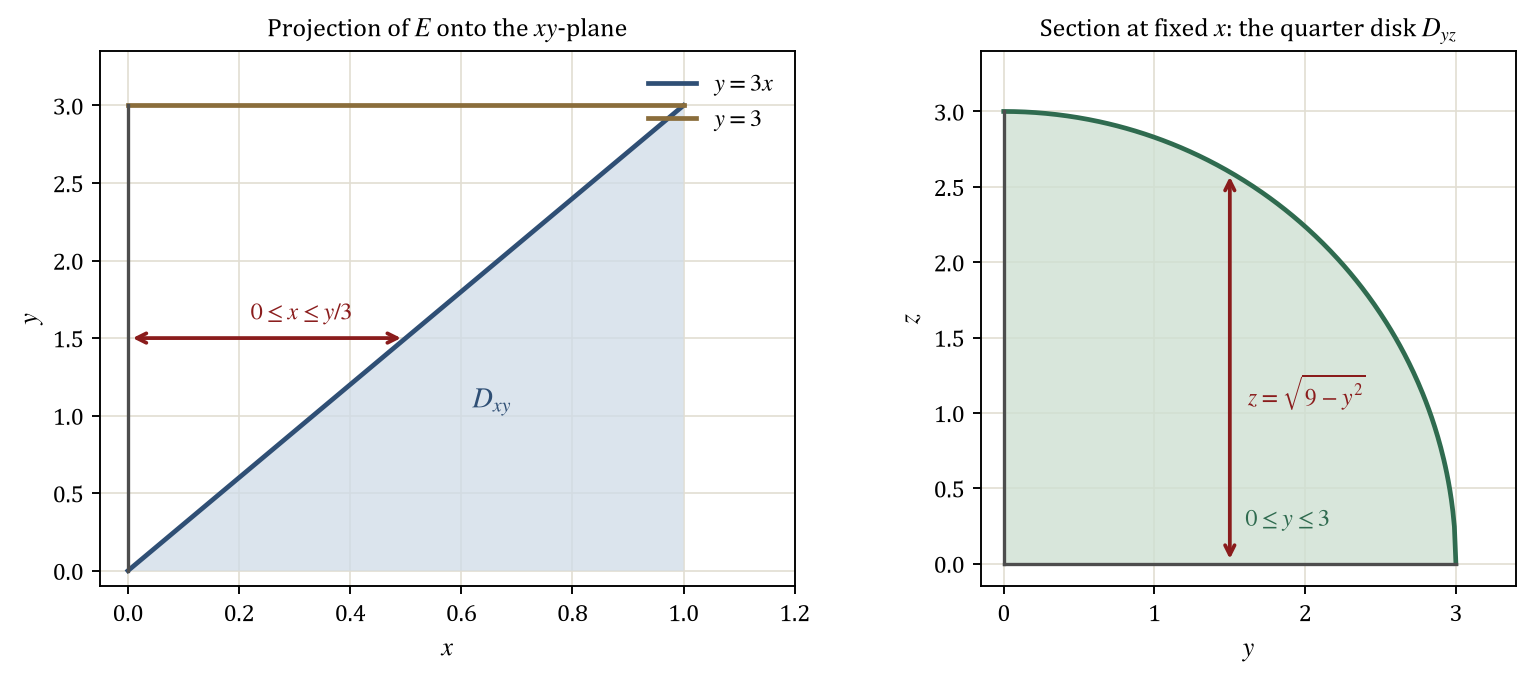

Write Python code to recreate this figure.
"""Draw the two projections that fix the limits of the integral.

The left panel shows the projection of E onto the xy-plane, a triangle bounded
by y = 3*x and y = 3. The right panel shows the quarter disk that the cylinder
cuts from the yz-plane with the z-range of one vertical slab.
"""

import base64

import matplotlib
import numpy as np

matplotlib.use("Agg")
import matplotlib.pyplot as plt

plt.rcParams.update({
    "font.family": "serif",
    "font.serif": ["Cambria", "Times New Roman", "DejaVu Serif"],
    "mathtext.fontset": "stix",
    "font.size": 10,
    "axes.labelsize": 11,
    "axes.titlesize": 11,
})

figure, (left_axes, right_axes) = plt.subplots(1, 2, figsize=(9.6, 4.1))

# Left panel: the triangle 0 <= y <= 3, 0 <= x <= y/3.
y_values = np.linspace(0.0, 3.0, 200)
left_axes.fill_between(y_values / 3.0, y_values, 0.0, color="#cfdbe8", alpha=0.75,
                       edgecolor="none")
left_axes.plot(y_values / 3.0, y_values, color="#2f4f75", linewidth=2.0,
               label=r"$y=3x$")
left_axes.plot([0.0, 1.0], [3.0, 3.0], color="#8a6d3b", linewidth=2.0,
               label=r"$y=3$")
left_axes.plot([0.0, 0.0], [0.0, 3.0], color="#4d4d4d", linewidth=1.4)
left_axes.annotate("", xy=(0.5, 1.5), xytext=(0.0, 1.5),
                   arrowprops={"arrowstyle": "<->", "color": "#8a1c1c", "lw": 1.6})
left_axes.text(0.22, 1.62, r"$0\leq x\leq y/3$", color="#8a1c1c", fontsize=10)
left_axes.text(0.62, 1.05, r"$D_{xy}$", color="#2f4f75", fontsize=12)
left_axes.set_xlim(-0.05, 1.2)
left_axes.set_ylim(-0.1, 3.35)
left_axes.set_xlabel(r"$x$")
left_axes.set_ylabel(r"$y$")
left_axes.set_title(r"Projection of $E$ onto the $xy$-plane")
left_axes.legend(loc="upper right", frameon=False, fontsize=10)
left_axes.grid(color="#e2ded2", linewidth=0.7)
left_axes.set_axisbelow(True)

# Right panel: the quarter disk 0 <= y <= 3, 0 <= z <= sqrt(9 - y**2).
y_grid = np.linspace(0.0, 3.0, 300)
z_top = np.sqrt(np.maximum(9.0 - y_grid**2, 0.0))
right_axes.fill_between(y_grid, z_top, 0.0, color="#cfe0d2", alpha=0.8,
                        edgecolor="none")
right_axes.plot(y_grid, z_top, color="#2f6b4f", linewidth=2.0,
                label=r"$z=\sqrt{9-y^{2}}$")
right_axes.plot([0.0, 3.0], [0.0, 0.0], color="#4d4d4d", linewidth=1.4)
right_axes.plot([0.0, 0.0], [0.0, 3.0], color="#4d4d4d", linewidth=1.4)
right_axes.annotate("", xy=(1.5, np.sqrt(9.0 - 1.5**2)), xytext=(1.5, 0.0),
                    arrowprops={"arrowstyle": "<->", "color": "#8a1c1c", "lw": 1.6})
right_axes.text(1.62, 1.05, r"$z=\sqrt{9-y^{2}}$", color="#8a1c1c", fontsize=10)
right_axes.text(1.6, 0.25, r"$0\leq y\leq 3$", color="#2f6b4f", fontsize=10)
right_axes.set_xlim(-0.15, 3.4)
right_axes.set_ylim(-0.15, 3.4)
right_axes.set_aspect("equal")
right_axes.set_xlabel(r"$y$")
right_axes.set_ylabel(r"$z$")
right_axes.set_title(r"Section at fixed $x$: the quarter disk $D_{yz}$")
right_axes.grid(color="#e2ded2", linewidth=0.7)
right_axes.set_axisbelow(True)

figure.tight_layout()
output_path = "part1_figure2.png"
figure.savefig(output_path, dpi=170, bbox_inches="tight", facecolor="white")
with open(output_path, "rb") as image_file:
    encoded = base64.b64encode(image_file.read()).decode("ascii")
with open("part1_figure2.b64.txt", "w", encoding="ascii") as text_file:
    text_file.write(encoded)
print(f"saved {output_path} and part1_figure2.b64.txt ({len(encoded)} base64 characters)")
